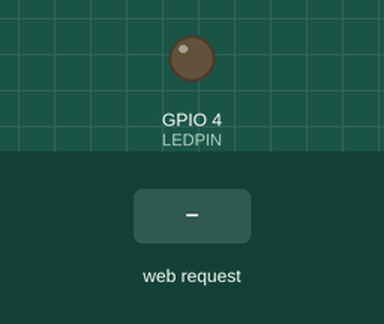
Bench run of a sketch on a simulated ESP8266 (NodeMCU). Parts: output pins drawn as LEDs (lit = HIGH). The inputs (shaded band) are chosen by the test bench. WiFi joins after 1.5 s; servers stay silent unless stated; what the sketch prints to the serial monitor is not drawn.

Above: at 2.7 s.
2.8 s: HTTP request GET /led?valor=1 received
At 3.1 s:
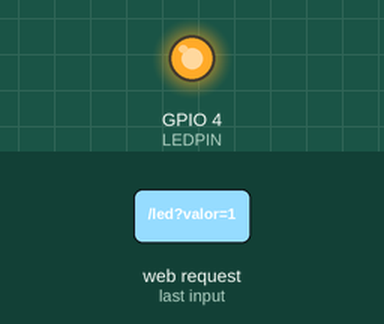
4.3 s: HTTP request GET /led?valor=0 received
At 5.5 s:
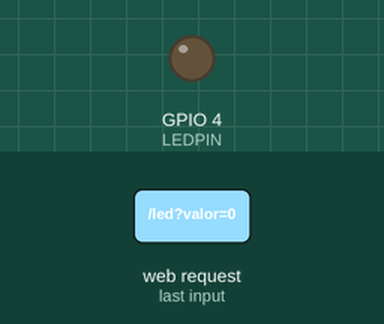
Timing chart, 0 to 7.3 s (numbered marks = the images above; inputs shaded):
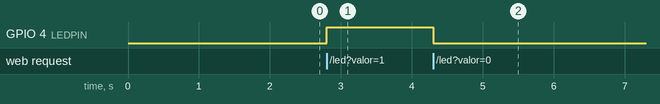

The sketch:

Aula9.ino
```cpp
#include <ESP8266WiFi.h>
#include <ESP8266WebServer.h>
#include <DHT.h>

#define DHTPIN 2       // pino do DHT11
#define DHTTYPE DHT11
#define LEDPIN 4       // pino do LED

const char* ssid = "I4"; // nome da rede
const char* password = "I4emssocara@nov2023"; // senha da rede

ESP8266WebServer server(80);
DHT dht(DHTPIN, DHTTYPE);

bool ledState = false;

void setup() {

  Serial.begin(115200);

  pinMode(LEDPIN, OUTPUT);
  digitalWrite(LEDPIN, LOW);

  dht.begin();

  WiFi.begin(ssid, password);

  Serial.print("Conectando");

  while (WiFi.status() != WL_CONNECTED) {
    delay(500);
    Serial.print(".");
  }

  Serial.println("");
  Serial.println("WiFi conectado");
  Serial.println(WiFi.localIP());

  // rota para enviar dados
  server.on("/get", handleData);

  // rota para controlar LED
  server.on("/led", handleLED);

  server.begin();
}

void loop() {
  server.handleClient();
}

void handleData() {

  float temperatura = dht.readTemperature();
  float umidade = dht.readHumidity();

  if (isnan(temperatura) || isnan(umidade)) {
    server.send(200, "application/json", "{\"erro\":\"falha sensor\"}");
    return;
  }

  String json = "{";
  json += "\"temperatura\":" + String(temperatura) + ",";
  json += "\"umidade\":" + String(umidade) + ",";
  json += "\"led\":" + String(ledState ? 1 : 0);
  json += "}";

  server.sendHeader("Access-Control-Allow-Origin", "*");
  server.send(200, "application/json", json);
}

void handleLED() {

  if (server.hasArg("valor")) {

    String valor = server.arg("valor");

    if (valor == "1") {
      digitalWrite(LEDPIN, HIGH);
      ledState = true;
    }
    else {
      digitalWrite(LEDPIN, LOW);
      ledState = false;
    }
  }

  server.sendHeader("Access-Control-Allow-Origin", "*");
  server.send(200, "text/plain", "OK");
}
```

Measured:
- after the input at 2.8 s, GPIO 4 (LEDPIN): LOW → HIGH at once
- after the input at 4.3 s, GPIO 4 (LEDPIN): HIGH → LOW at once
